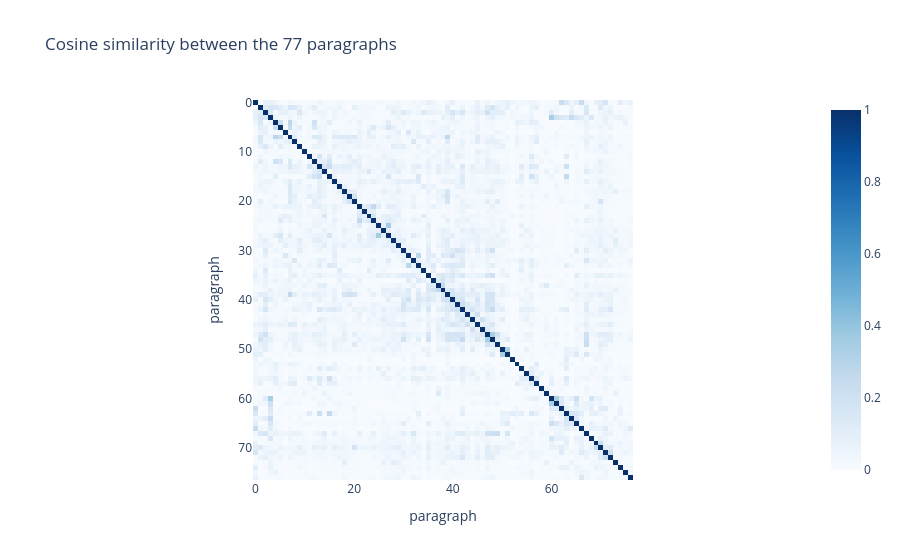

Notebook source saved alongside this figure:
### Markdown cell above
## Similar paragraphs 📐

12. Compute the cosine similarity between all the pairs of paragraphs (a 77 × 77 matrix) and show it as a heatmap. Which two different paragraphs are the most similar? Print them, and find the words that contribute the most to their similarity.

💡 Hint: set the diagonal to 0 with `np.fill_diagonal` (each paragraph is identical to itself), then `np.unravel_index(similarity.argmax(), similarity.shape)` gives the row and the column of the maximum. The TF-IDF rows have a length of 1, so the cosine is the sum of the products of the weights: the largest products are the words that contribute the most.

### Code cell
similarity = cosine_similarity(X)
fig = px.imshow(similarity, color_continuous_scale="Blues", zmin=0, zmax=1,
                title="Cosine similarity between the 77 paragraphs")
fig.update_layout(xaxis_title="paragraph", yaxis_title="paragraph")
fig.show()

np.fill_diagonal(similarity, 0)
i, j = np.unravel_index(similarity.argmax(), similarity.shape)
print(f"Most similar paragraphs: {i} and {j}, cosine similarity = {similarity[i, j]:.3f}\n")
print(f"[{i}]", paragraphs[i], "\n")
print(f"[{j}]", paragraphs[j], "\n")

tfidf_table = pd.DataFrame(X.toarray(), columns=words)
products = (tfidf_table.loc[i] * tfidf_table.loc[j]).sort_values(ascending=False)
print("Largest contributions:")
print(products.head(5).round(3))

### Figure 1 — Plotly figure (JSON) as saved in the notebook; plotly's stock layout.template omitted (floating-point values rounded to 4 significant figures; data arrays with more than 128 entries replaced by an {"elided": "..."} marker saying what was removed)
{"data": [{"coloraxis": "coloraxis", "hovertemplate": "x: %{x}<br>y: %{y}<br>color: %{z}<extra></extra>", "name": "0", "type": "heatmap", "xaxis": "x", "yaxis": "y", "z": {"elided": "77x77 float values"}}], "layout": {"coloraxis": {"autocolorscale": false, "cmax": 1, "cmin": 0, "colorscale": [[0.0, "rgb(247,251,255)"], [0.125, "rgb(222,235,247)"], [0.25, "rgb(198,219,239)"], [0.375, "rgb(158,202,225)"], [0.5, "rgb(107,174,214)"], [0.625, "rgb(66,146,198)"], [0.75, "rgb(33,113,181)"], [0.875, "rgb(8,81,156)"], [1.0, "rgb(8,48,107)"]]}, "title": {"text": "Cosine similarity between the 77 paragraphs"}, "xaxis": {"anchor": "y", "constrain": "domain", "domain": [0.0, 1.0], "scaleanchor": "y", "title": {"text": "paragraph"}}, "yaxis": {"anchor": "x", "autorange": "reversed", "constrain": "domain", "domain": [0.0, 1.0], "title": {"text": "paragraph"}}}}
